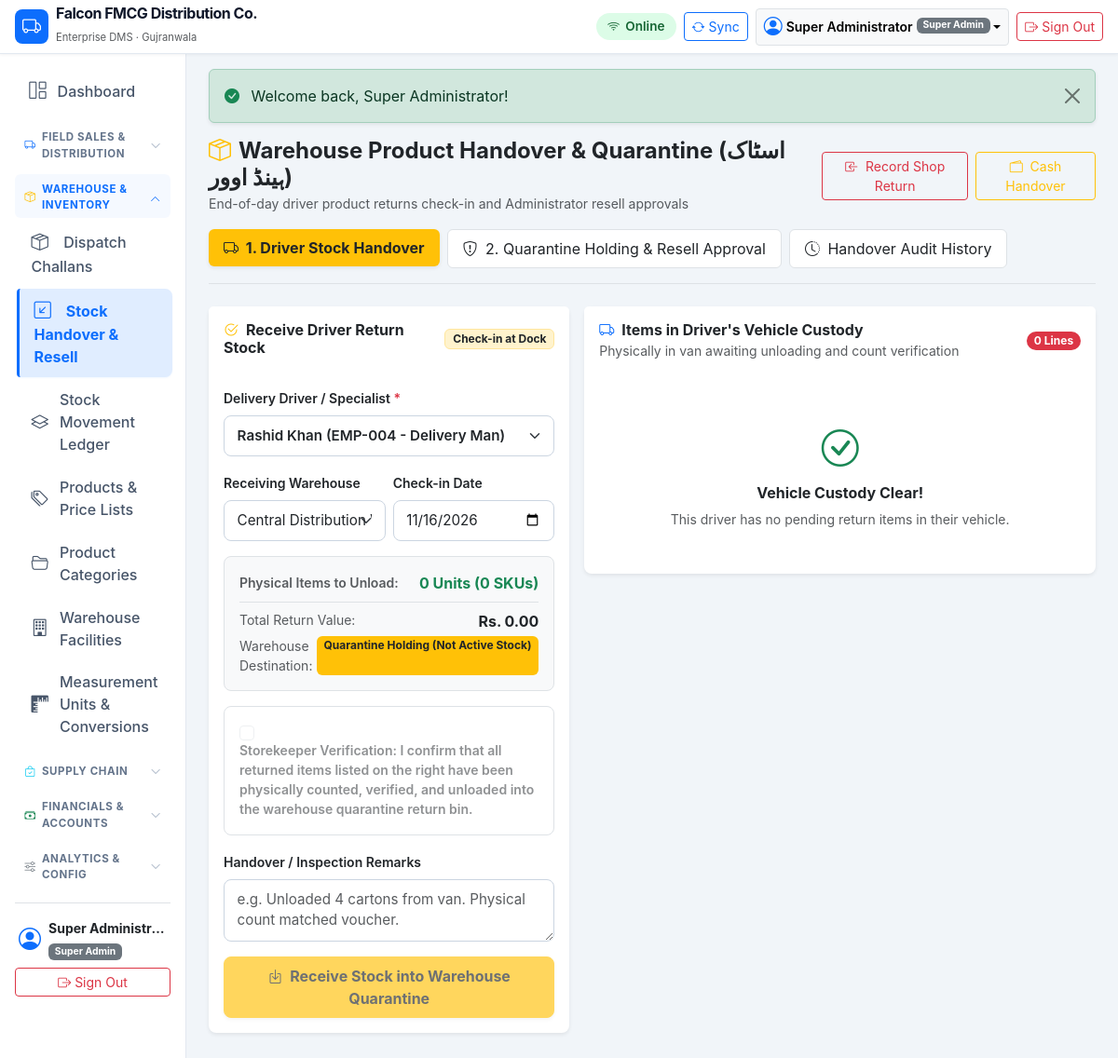
Page /modules/warehouse/stock_handover.php (signed in) on the committed database.
### tables this page shows
CREATE TABLE `companies` (
    `id` INT UNSIGNED AUTO_INCREMENT PRIMARY KEY,
    `name` VARCHAR(150) NOT NULL,
    `legal_name` VARCHAR(200) NULL,
    `email` VARCHAR(100) NULL,
    `phone` VARCHAR(50) NULL,
    `address` TEXT NULL,
    `city` VARCHAR(100) DEFAULT 'Gujranwala',
    `ntn` VARCHAR(50) NULL,
    `strn` VARCHAR(50) NULL,
    `currency` VARCHAR(10) DEFAULT 'PKR',
    `currency_symbol` VARCHAR(10) DEFAULT 'Rs.',
    `financial_year_start` DATE NULL,
    `invoice_prefix` VARCHAR(10) DEFAULT 'INV-',
    `purchase_prefix` VARCHAR(10) DEFAULT 'PO-',
    `order_prefix` VARCHAR(10) DEFAULT 'SO-',
    `delivery_prefix` VARCHAR(10) DEFAULT 'DC-',
    `receipt_prefix` VARCHAR(10) DEFAULT 'RCP-',
    `default_warehouse_id` INT UNSIGNED NULL,
    `inventory_valuation` ENUM('WAC', 'FIFO') DEFAULT 'WAC',
    `allow_negative_stock` TINYINT(1) DEFAULT 0,
    `status` ENUM('active', 'inactive') DEFAULT 'active',
    `created_at` TIMESTAMP DEFAULT CURRENT_TIMESTAMP,
    `updated_at` TIMESTAMP DEFAULT CURRENT_TIMESTAMP ON UPDATE CURRENT_TIMESTAMP
);

CREATE TABLE `users` (
    `id` INT UNSIGNED AUTO_INCREMENT PRIMARY KEY,
    `role_id` INT UNSIGNED NOT NULL,
    `username` VARCHAR(80) NOT NULL UNIQUE,
    `password_hash` VARCHAR(255) NOT NULL,
    `full_name` VARCHAR(150) NOT NULL,
    `email` VARCHAR(120) NULL,
    `phone` VARCHAR(50) NULL,
    `status` ENUM('active', 'inactive', 'suspended') DEFAULT 'active',
    `last_login_at` DATETIME NULL,
    `created_at` TIMESTAMP DEFAULT CURRENT_TIMESTAMP,
    `updated_at` TIMESTAMP DEFAULT CURRENT_TIMESTAMP ON UPDATE CURRENT_TIMESTAMP,
    CONSTRAINT `fk_users_role` FOREIGN KEY (`role_id`) REFERENCES `roles` (`id`)
);

CREATE TABLE `roles` (
    `id` INT UNSIGNED AUTO_INCREMENT PRIMARY KEY,
    `name` VARCHAR(100) NOT NULL,
    `slug` VARCHAR(100) NOT NULL UNIQUE,
    `description` VARCHAR(255) NULL,
    `is_system` TINYINT(1) DEFAULT 0,
    `created_at` TIMESTAMP DEFAULT CURRENT_TIMESTAMP
);

### includes/header.php (shortened to what the rows shown need)
<?php
$currentUser = getCurrentUser();
$company = getCompanyInfo(getDatabaseConnection());
?>
<!DOCTYPE html>
<html lang="en">
<head>
    <link rel="stylesheet" href="<?= BASE_URL ?>/assets/vendor/bootstrap/bootstrap.min.css">
    <link rel="stylesheet" href="<?= BASE_URL ?>/assets/vendor/bootstrap-icons/bootstrap-icons.min.css">
    <link rel="stylesheet" href="<?= BASE_URL ?>/assets/css/app.css">
</head>
<body>
<header class="navbar navbar-expand-lg navbar-dms sticky-top px-3 py-2">
    <div class="container-fluid p-0">
        <a class="navbar-brand d-flex align-items-center me-3" href="<?= BASE_URL ?>/dashboard.php">
            <div>
                <div class="brand-text fs-6 lh-1"><?= htmlspecialchars($company['name'] ?? APP_NAME) ?></div>
                <small class="text-muted" style="font-size: 0.7rem;">Enterprise DMS · <?= htmlspecialchars($company['city'] ?? 'Gujranwala') ?></small>
            </div>
        </a>
        <div class="d-flex align-items-center ms-auto gap-2">
            <?php if ($currentUser): ?>
            <div class="dropdown">
                <button class="btn btn-sm btn-light border dropdown-toggle d-flex align-items-center" type="button" data-bs-toggle="dropdown" aria-expanded="false">
                    <i class="bi bi-person-circle fs-5 me-1 text-primary"></i>
                    <span class="d-none d-md-inline fw-semibold me-1"><?= htmlspecialchars($currentUser['full_name']) ?></span>
                    <span class="badge bg-secondary" style="font-size: 0.65rem;"><?= htmlspecialchars($currentUser['role_name']) ?></span>
                </button>
            </div>
            <a href="<?= BASE_URL ?>/logout.php" class="btn btn-sm btn-outline-danger d-flex align-items-center" title="Sign Out">
                <i class="bi bi-box-arrow-right me-1"></i>
                <span class="d-none d-sm-inline">Sign Out</span>
            </a>
            <?php endif; ?>
        </div>
    </div>
</header>
<div class="container-fluid dms-layout-container">
    <div class="row g-0 h-100">
        <?php if ($currentUser): ?>
            <?php require_once BASE_PATH . '/includes/sidebar.php'; ?>
            <main class="col-md-9 ms-sm-auto col-lg-10 px-md-4 py-3 dms-main-content">
        <?php else: ?>
            <main class="col-12 px-3 py-4 dms-main-content">
        <?php endif; ?>

### includes/sidebar.php (shortened to what the rows shown need)
<?php
$user = getCurrentUser();
$roleSlug = $user['role_slug'] ?? '';
$pdo = getDatabaseConnection();
$pendingOrdersCount = 0;
$readyDispatchCount = 0;
$pendingDeliveriesCount = 0;
$pendingStockHandoverCount = 0;
$pendingCashHandoversCount = 0;
try {
    $pendingOrdersCount = (int)$pdo->query("SELECT COUNT(*) FROM `sales_orders` WHERE `status` IN ('submitted', 'pending_approval')")->fetchColumn();
    $readyDispatchCount = (int)$pdo->query("SELECT COUNT(*) FROM `sales_orders` WHERE `status` = 'approved'")->fetchColumn();
    $pendingDeliveriesCount = (int)$pdo->query("SELECT COUNT(*) FROM `delivery_assignments` WHERE `status` IN ('assigned', 'in_transit')")->fetchColumn();
    $pendingStockHandoverCount = (int)$pdo->query("SELECT COUNT(*) FROM `sales_returns` WHERE `handover_status` = 'handed_over_to_warehouse'")->fetchColumn();
    $pendingCashHandoversCount = (int)$pdo->query("SELECT COUNT(*) FROM `cash_handovers` WHERE `status` = 'pending'")->fetchColumn();
} catch (Exception $e) {
}
$secSalesCount = $pendingOrdersCount + $pendingDeliveriesCount;
$secWarehouseCount = $readyDispatchCount + $pendingStockHandoverCount;
$secFinanceCount = $pendingCashHandoversCount;
$scriptName = str_replace('\\', '/', $_SERVER['SCRIPT_NAME'] ?? '');
$requestUri = str_replace('\\', '/', $_SERVER['REQUEST_URI'] ?? '');
$isPageActive = function(array|string $patterns) use ($scriptName, $requestUri): bool {
    if (is_string($patterns)) {
        $patterns = [$patterns];
    }
    foreach ($patterns as $pattern) {
        $p = trim($pattern, '/');
        if (str_ends_with($scriptName, $p) || str_contains($scriptName, '/' . $p) || str_contains($requestUri, '/' . $p)) {
            return true;
        }
    }
    return false;
};
$isSalesActive = $isPageActive([
    'modules/orders/book.php',
    'modules/customers/',
    'modules/payments/recovery.php',
    'modules/orders/',
    'modules/delivery/',
]);
$isWarehouseActive = $isPageActive([
    'modules/warehouse/',
    'modules/inventory/',
    'modules/products/',
    'modules/warehouses/',
    'modules/units/',
]);
$isSupplyActive = $isPageActive([
    'modules/purchases/',
    'modules/suppliers/',
]);
$isFinanceActive = $isPageActive([
    'modules/payments/index.php',
    'modules/payments/handover.php',
    'modules/accounts/',
    'modules/expenses/',
    'modules/returns/',
    'modules/accounting/',
    'modules/payroll/',
]);
$isAdminActive = $isPageActive([
    'modules/reports/',
    'modules/areas/',
    'modules/employees/',
    'modules/users/',
    'modules/settings/',
]);
?>
<nav id="sidebarMenu" class="col-md-3 col-lg-2 d-md-block sidebar collapse p-3">
    <div class="position-sticky">
        <ul class="nav flex-column mb-2">
            <li class="nav-item">
                <a class="nav-link <?= (basename($scriptName) === 'dashboard.php') ? 'active' : '' ?>" href="<?= BASE_URL ?>/dashboard.php">
                    <i class="bi bi-grid-1x2"></i> <span>Dashboard</span>
                </a>
            </li>
        </ul>
        <?php if (hasPermission('orders', 'view') || hasPermission('orders', 'create') || hasPermission('delivery', 'view') || hasPermission('customers', 'view') || in_array($roleSlug, [ROLE_ORDER_BOOKER, ROLE_SALESMAN, ROLE_DELIVERY_MAN, ROLE_ADMIN, ROLE_SUPER_ADMIN])): ?>
        <a class="sidebar-section-header <?= $isSalesActive ? 'is-active-section' : '' ?> <?= $secSalesCount > 0 ? 'section-blink-alert' : '' ?>"
           id="secSalesHeader"
           data-bs-toggle="collapse"
           href="#secSales"
           role="button"
           aria-expanded="<?= $isSalesActive ? 'true' : 'false' ?>"
           aria-controls="secSales">
            <span class="sidebar-heading">
                <i class="bi bi-truck text-primary"></i> Field Sales & Distribution
            </span>
            <i class="bi bi-chevron-down section-chevron"></i>
        </a>
        <?php endif; ?>
        <?php if (hasPermission('warehouse', 'view') || hasPermission('inventory', 'view') || in_array($roleSlug, [ROLE_STOREKEEPER, ROLE_ADMIN, ROLE_SUPER_ADMIN])): ?>
        <a class="sidebar-section-header <?= $isWarehouseActive ? 'is-active-section' : '' ?> <?= $secWarehouseCount > 0 ? 'section-blink-alert' : '' ?>"
           id="secWarehouseHeader"
           data-bs-toggle="collapse"
           href="#secWarehouse"
           role="button"
           aria-expanded="<?= $isWarehouseActive ? 'true' : 'false' ?>"
           aria-controls="secWarehouse">
            <span class="sidebar-heading">
                <i class="bi bi-box-seam text-warning"></i> Warehouse & Inventory
            </span>
            <i class="bi bi-chevron-down section-chevron"></i>
        </a>
        <div class="collapse <?= $isWarehouseActive ? 'show' : '' ?>" id="secWarehouse">
            <ul class="nav flex-column mb-2">
                <li class="nav-item">
                    <a class="nav-link justify-content-between <?= ($isPageActive('modules/warehouse/') && !$isPageActive('modules/warehouse/stock_handover.php')) ? 'active' : '' ?>" href="<?= BASE_URL ?>/modules/warehouse/index.php">
                        <span><i class="bi bi-box-seam"></i> Dispatch Challans</span>
                    </a>
                </li>
                <li class="nav-item">
                    <a class="nav-link justify-content-between <?= $isPageActive('modules/warehouse/stock_handover.php') ? 'active' : '' ?>" href="<?= BASE_URL ?>/modules/warehouse/stock_handover.php">
                        <span><i class="bi bi-arrow-down-left-square"></i> Stock Handover & Resell</span>
                    </a>
                </li>
                <li class="nav-item">
                    <a class="nav-link <?= $isPageActive('modules/inventory/') ? 'active' : '' ?>" href="<?= BASE_URL ?>/modules/inventory/index.php">
                        <i class="bi bi-layers"></i> Stock Movement Ledger
                    </a>
                </li>
                <li class="nav-item">
                    <a class="nav-link <?= ($isPageActive('modules/products/') && !$isPageActive('modules/products/categories.php')) ? 'active' : '' ?>" href="<?= BASE_URL ?>/modules/products/index.php">
                        <i class="bi bi-tags"></i> Products & Price Lists
                    </a>
                </li>
                <li class="nav-item">
                    <a class="nav-link <?= $isPageActive('modules/products/categories.php') ? 'active' : '' ?>" href="<?= BASE_URL ?>/modules/products/categories.php">
                        <i class="bi bi-folder2-open"></i> Product Categories
                    </a>
                </li>
                <li class="nav-item">
                    <a class="nav-link <?= $isPageActive('modules/warehouses/') ? 'active' : '' ?>" href="<?= BASE_URL ?>/modules/warehouses/index.php">
                        <i class="bi bi-building"></i> Warehouse Facilities
                    </a>
                </li>
                <li class="nav-item">
                    <a class="nav-link <?= $isPageActive('modules/units/') ? 'active' : '' ?>" href="<?= BASE_URL ?>/modules/units/index.php">
                        <i class="bi bi-rulers"></i> Measurement Units & Conversions
                    </a>
                </li>
            </ul>
        </div>
        <?php endif; ?>
        <?php if (hasPermission('purchases', 'view') || hasPermission('suppliers', 'view') || in_array($roleSlug, [ROLE_ADMIN, ROLE_SUPER_ADMIN])): ?>
        <a class="sidebar-section-header <?= $isSupplyActive ? 'is-active-section' : '' ?>"
           data-bs-toggle="collapse"
           href="#secSupply"
           role="button"
           aria-expanded="<?= $isSupplyActive ? 'true' : 'false' ?>"
           aria-controls="secSupply">
            <span class="sidebar-heading">
                <i class="bi bi-bag-check text-info"></i> Supply Chain
            </span>
            <i class="bi bi-chevron-down section-chevron"></i>
        </a>
        <?php endif; ?>
        <?php if (hasPermission('accounting', 'view') || hasPermission('payments', 'view') || in_array($roleSlug, [ROLE_ACCOUNTANT, ROLE_ADMIN, ROLE_SUPER_ADMIN])): ?>
        <a class="sidebar-section-header <?= $isFinanceActive ? 'is-active-section' : '' ?> <?= $secFinanceCount > 0 ? 'section-blink-alert' : '' ?>"
           id="secFinanceHeader"
           data-bs-toggle="collapse"
           href="#secFinance"
           role="button"
           aria-expanded="<?= $isFinanceActive ? 'true' : 'false' ?>"
           aria-controls="secFinance">
            <span class="sidebar-heading">
                <i class="bi bi-cash-stack text-success"></i> Financials & Accounts
            </span>
            <i class="bi bi-chevron-down section-chevron"></i>
        </a>
        <?php endif; ?>
        <?php if (hasPermission('reports', 'sales') || hasPermission('settings', 'view') || in_array($roleSlug, [ROLE_ADMIN, ROLE_SUPER_ADMIN])): ?>
        <a class="sidebar-section-header <?= $isAdminActive ? 'is-active-section' : '' ?>"
           data-bs-toggle="collapse"
           href="#secAdmin"
           role="button"
           aria-expanded="<?= $isAdminActive ? 'true' : 'false' ?>"
           aria-controls="secAdmin">
            <span class="sidebar-heading">
                <i class="bi bi-sliders text-secondary"></i> Analytics & Config
            </span>
            <i class="bi bi-chevron-down section-chevron"></i>
        </a>
        <?php endif; ?>
        <div class="sidebar-user-block mt-3 pt-3 border-top">
            <div class="d-flex align-items-center mb-2 px-1">
                <i class="bi bi-person-circle fs-4 text-primary me-2"></i>
                <div class="overflow-hidden">
                    <div class="fw-bold text-dark text-truncate small"><?= htmlspecialchars($user['full_name'] ?? 'Signed In') ?></div>
                    <span class="badge bg-secondary" style="font-size: 0.65rem;"><?= htmlspecialchars($user['role_name'] ?? 'Staff') ?></span>
                </div>
            </div>
            <a href="<?= BASE_URL ?>/logout.php" class="btn btn-outline-danger btn-sm w-100 d-flex align-items-center justify-content-center">
                <i class="bi bi-box-arrow-right me-1"></i> Sign Out
            </a>
        </div>
    </div>
</nav>

### rows in the picture
companies: name "Falcon FMCG Distribution Co.", city "Gujranwala"
users: full_name "Super Administrator", role.name "Super Admin", full_name "Super Administr…"

### other values in the picture
$flash['message'] "Welcome back, Super Administrator!"
$driverCustodyTotalQty "0"
count($driverCustodyItems) "0"
formatMoney($driverCustodyTotalVal) "Rs. 0.00"
form field driver_id "Rashid Khan (EMP-004 - Delivery Man)"
form field warehouse_id "Central Distribution Warehouse"
